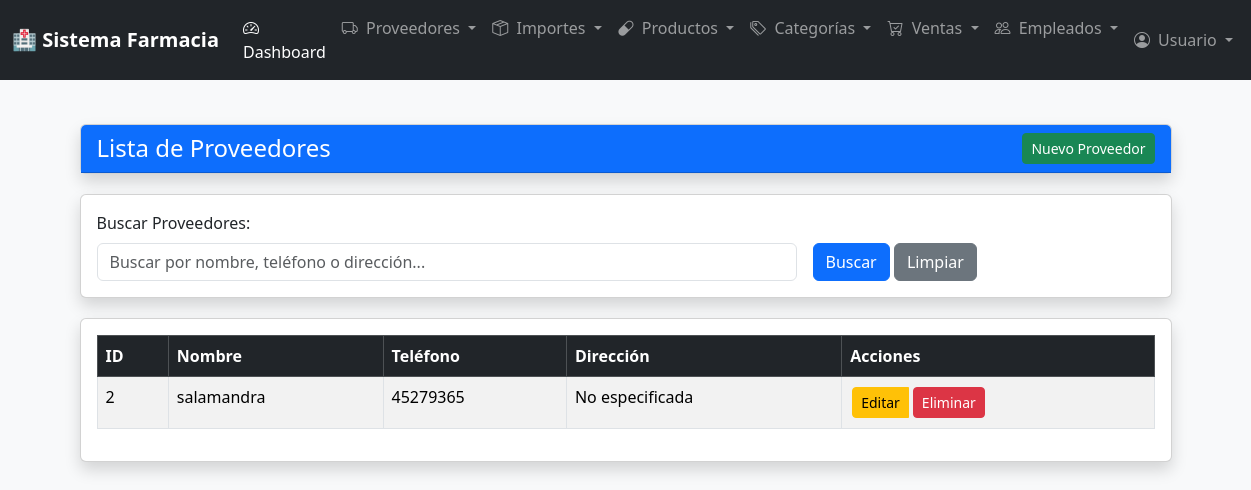
/vistas/proveedores.php, run on the app's committed database.
### tables this page shows
CREATE TABLE `proveedor` (
  `idProveedor` int(11) NOT NULL,
  `Nombre` varchar(100) NOT NULL,
  `Telefono` varchar(12) NOT NULL,
  `Direccion` text DEFAULT NULL
);

### vistas/proveedores.php (called while the page is built, shortened)
<?php
require_once CONTROLADORES . '/ProveedorController.php';
$controller = new ProveedorController();
$controller->index();
include 'layout.php';
?>

### modelos/ProveedorModel.php (called while the page is built, shortened)
<?php
class ProveedorModel {
    private $conn;
    public function __construct($conn) {
        $this->conn = $conn;
    }
    public function listar($desde = -1, $hasta = -1) {
        $stmt = $this->conn->prepare("CALL obtenerProveedores(?, ?)");
        $stmt->bind_param("ii", $desde, $hasta);
        $stmt->execute();
        $result = $stmt->get_result();
        $proveedores = $result->fetch_all(MYSQLI_ASSOC);
        return $proveedores;
    }
}
?>

### controladores/ProveedorController.php (the view, shortened to what this page needs)
<?php
require_once MODELOS . '/ProveedorModel.php';
class ProveedorController
{
    private $model;
    public function __construct()
    {
        $this->conn = new mysqli(SQL_HOST, SQL_USER, SQL_PASS, "farmacia");
        $this->model = new ProveedorModel($this->conn);
    }
    public function index()
    {
        $action = $_GET['action'] ?? 'listar';
        $proveedor = null;
        $mensaje = '';
        $tipoMensaje = '';
        $proveedores = [];
        $terminoBusqueda = '';
        switch ($action) {
            case 'listar':
            default:
                $proveedores = $this->model->listar();
                break;
        }
        $this->cargarVista([
            'action' => $action,
            'proveedores' => $proveedores,
            'proveedor' => $proveedor,
            'mensaje' => $mensaje,
            'tipoMensaje' => $tipoMensaje,
            'terminoBusqueda' => $terminoBusqueda
        ]);
    }
    private function cargarVista($datos = [])
    {
        extract($datos);
?>
        <!DOCTYPE html>
        <html lang="es">
        <head>
            <link href="https://cdn.jsdelivr.net/npm/bootstrap@5.3.2/dist/css/bootstrap.min.css" rel="stylesheet">
        </head>
        <body class="bg-light">
            <div class="container mt-4">
                <div class="card shadow">
                    <div class="card-header bg-primary text-white">
                        <div class="d-flex justify-content-between align-items-center">
                            <h4 class="mb-0">
                                <?php
                                $titulos = [
                                    'listar' => 'Lista de Proveedores',
                                    'crear' => 'Crear Nuevo Proveedor',
                                    'actualizar' => 'Actualizar Proveedor',
                                    'buscar' => 'Resultados de Búsqueda'
                                ];
                                echo $titulos[$action] ?? 'Gestión de Proveedores';
                                ?>
                            </h4>
                            <div>
                                <?php if ($action !== 'crear'): ?>
                                    <a href="?action=crear" class="btn btn-success btn-sm">Nuevo Proveedor</a>
                                <?php endif; ?>
                            </div>
                        </div>
                    </div>
                </div>
                <?php if (in_array($action, ['listar', 'buscar'])): ?>
                    <div class="card shadow">
                        <div class="card-body">
                            <form method="GET" action="" class="row g-3 align-items-end">
                                <div class="col-md-8">
                                    <label for="buscar" class="form-label">Buscar Proveedores:</label>
                                    <input type="text" class="form-control" id="buscar" name="buscar"
                                        placeholder="Buscar por nombre, teléfono o dirección..."
                                        value="<?php echo htmlspecialchars($terminoBusqueda); ?>">
                                </div>
                                <div class="col-md-4">
                                    <button type="submit" class="btn btn-primary">Buscar</button>
                                    <a href="?" class="btn btn-secondary">Limpiar</a>
                                </div>
                            </form>
                        </div>
                    </div>
                <?php endif; ?>
                <?php if (in_array($action, ['listar', 'buscar'])): ?>
                    <div class="card shadow">
                        <div class="card-body">
                            <?php if (count($proveedores) > 0): ?>
                                <div class="table-responsive">
                                    <table class="table table-bordered table-striped table-hover">
                                        <thead class="table-dark">
                                            <tr>
                                                <th>ID</th>
                                                <th>Nombre</th>
                                                <th>Teléfono</th>
                                                <th>Dirección</th>
                                                <th>Acciones</th>
                                            </tr>
                                        </thead>
                                        <tbody>
                                            <?php foreach ($proveedores as $prov): ?>
                                                <tr>
                                                    <td><?php echo $prov['idProveedor']; ?></td>
                                                    <td><?php echo htmlspecialchars($prov['Nombre']); ?></td>
                                                    <td><?php echo htmlspecialchars($prov['Telefono']); ?></td>
                                                    <td><?php echo htmlspecialchars($prov['Direccion'] ?? 'No especificada'); ?></td>
                                                    <td>
                                                        <div class="btn-group" role="group">
                                                            <a href="?action=editar&id=<?php echo $prov['idProveedor']; ?>"
                                                                class="btn btn-warning btn-sm btn-action">Editar</a>
                                                            <form method="POST" action="?action=eliminar" style="display: inline;">
                                                                <button type="submit" class="btn btn-danger btn-sm btn-action"
                                                                    onclick="return confirm('¿Está seguro de eliminar a <?php echo htmlspecialchars($prov['Nombre']); ?>?')">
                                                                    Eliminar
                                                                </button>
                                                            </form>
                                                        </div>
                                                    </td>
                                                </tr>
                                            <?php endforeach; ?>
                                        </tbody>
                                    </table>
                                </div>
                            <?php endif; ?>
                        </div>
                    </div>
                <?php endif; ?>
            </div>
        </body>
        </html>
<?php
    }
}
?>

### controladores/ProveedorController.php (style rules this page uses)
.card { margin-bottom: 20px; }
.btn-action { margin: 2px; }

### data on the page
proveedor: idProveedor "2", Nombre "salamandra", Telefono "45279365", Direccion "No especificada"

### other printed values
APP_NAME "Sistema Farmacia"
$config['nombre'] "Dashboard"
$config['nombre'] "Proveedores"
$config['nombre'] "Importes"
$config['nombre'] "Productos"
$config['nombre'] "Categorías"
$config['nombre'] "Ventas"
$config['nombre'] "Empleados"
$titulos[$action] "Lista de Proveedores"
